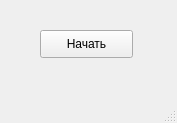
<?xml version="1.0" encoding="UTF-8"?>
<ui version="4.0">
 <class>MainWindow</class>
 <widget class="QMainWindow" name="MainWindow">
  <property name="geometry">
   <rect>
    <x>0</x>
    <y>0</y>
    <width>177</width>
    <height>123</height>
   </rect>
  </property>
  <property name="windowTitle">
   <string>MainWindow</string>
  </property>
  <widget class="QWidget" name="centralwidget">
   <widget class="QPushButton" name="pushButton">
    <property name="geometry">
     <rect>
      <x>40</x>
      <y>30</y>
      <width>93</width>
      <height>28</height>
     </rect>
    </property>
    <property name="text">
     <string>Начать</string>
    </property>
   </widget>
  </widget>
  <widget class="QMenuBar" name="menubar">
   <property name="geometry">
    <rect>
     <x>0</x>
     <y>0</y>
     <width>177</width>
     <height>26</height>
    </rect>
   </property>
  </widget>
  <widget class="QStatusBar" name="statusbar"/>
 </widget>
 <resources/>
 <connections/>
</ui>
